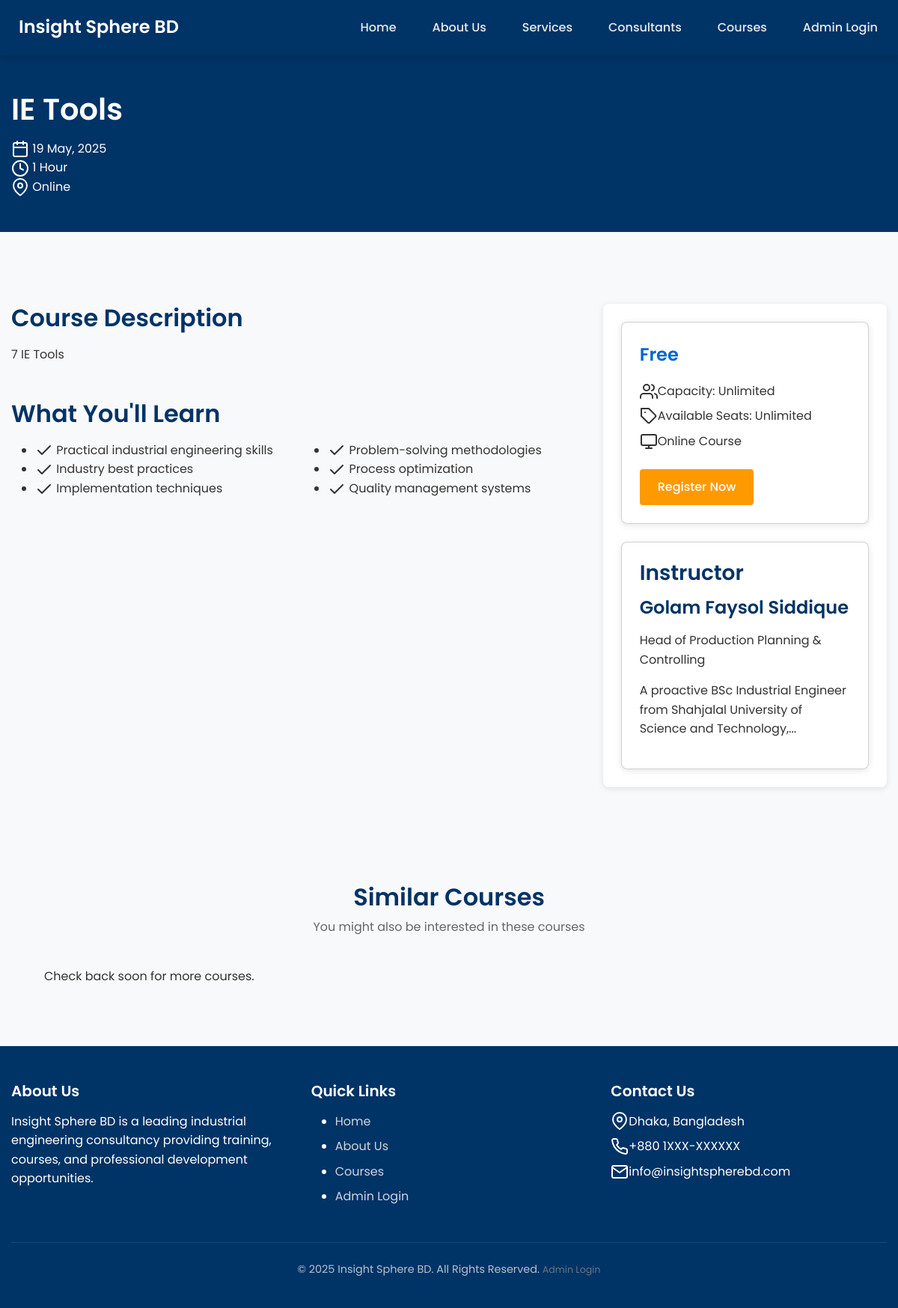
The page /course/1 on the database its author committed.
### models.py (models this page shows, shortened)
class Course(db.Model):
    id = db.Column(db.Integer, primary_key=True)
    title = db.Column(db.String(100), nullable=False)
    description = db.Column(db.Text)
    date = db.Column(db.DateTime)
    duration = db.Column(db.String(50))  # e.g., "3 days", "2 weeks"
    fee = db.Column(db.Float, default=0.0)
    capacity = db.Column(db.Integer)
    location = db.Column(db.String(100))
    is_online = db.Column(db.Boolean, default=True)
    session_link = db.Column(db.String(255))  # Zoom, Google Meet, etc.
    is_published = db.Column(db.Boolean, default=False)
    created_at = db.Column(db.DateTime, default=datetime.utcnow)
    registration_open = db.Column(db.Boolean, default=True)
    payment_methods = db.Column(db.String(255), default='stripe,sslcommerz,manual')  # Comma-separated list of payment methods
    allow_bkash = db.Column(db.Boolean, default=True)  # via SSLCommerz
    allow_nagad = db.Column(db.Boolean, default=True)  # via SSLCommerz
    allow_rocket = db.Column(db.Boolean, default=True)  # via SSLCommerz
    allow_cards = db.Column(db.Boolean, default=True)  # via Stripe or SSLCommerz
    creator_id = db.Column(db.Integer, db.ForeignKey('user.id'))
    creator = db.relationship('User', foreign_keys=[creator_id])
    videos = db.relationship('CourseVideo', backref='course', lazy=True)
    materials = db.relationship('CourseMaterial', backref='course', lazy=True)
    def available_seats(self):
        return self.capacity - self.participants.count() if self.capacity else "Unlimited"

class User(UserMixin, db.Model):
    id = db.Column(db.Integer, primary_key=True)
    username = db.Column(db.String(64), unique=True, nullable=False)
    email = db.Column(db.String(120), unique=True, nullable=False)
    password_hash = db.Column(db.String(256))
    full_name = db.Column(db.String(100))
    phone = db.Column(db.String(20))
    role = db.Column(db.String(20), default='user')  # user, admin, super_admin, consultant
    created_at = db.Column(db.DateTime, default=datetime.utcnow)
    courses = db.relationship('Course', secondary=registrations,
                             backref=db.backref('participants', lazy='dynamic'))
    payments = db.relationship('Payment', backref='user', lazy=True)
    certificates = db.relationship('Certificate', backref='user', lazy=True)
    is_consultant = db.Column(db.Boolean, default=False)
    bio = db.Column(db.Text)
    position = db.Column(db.String(100))
    photo_url = db.Column(db.String(255))
    photo_filename = db.Column(db.String(255), nullable=True)
    cv_filename = db.Column(db.String(255), nullable=True)

### routes/public.py (the view)
@public_bp.route('/course/<int:course_id>')
def course_detail(course_id):
    course = Course.query.get_or_404(course_id)
    if not course.is_published:
        abort(404)
    is_registered = False
    if current_user.is_authenticated:
        is_registered = course.is_registered(current_user)
    return render_template('course_detail.html',
                         title=course.title,
                         course=course,
                         is_registered=is_registered)

### app.py (called while the page is built)
@app.context_processor
def inject_config():
    from datetime import datetime
    return {'config': app.config, 'now': datetime.utcnow()}

### templates/course_detail.html (shortened to what this page needs)
{% extends "layout.html" %}
{% block content %}
<section class="course-header">
    <div class="container">
        <h1>{{ course.title }}</h1>
        <div class="course-meta-header">
            <div><i data-feather="calendar"></i>
                {% if course.date %}
                    {{ course.date.strftime('%d %B, %Y') }}
                {% else %}
                    Flexible Schedule
                {% endif %}
            </div>
            <div><i data-feather="clock"></i> {{ course.duration }}</div>
            <div><i data-feather="map-pin"></i>
                {% if course.is_online %}
                    Online
                {% else %}
                    {{ course.location }}
                {% endif %}
            </div>
        </div>
    </div>
</section>
<section class="section">
    <div class="container">
        <div class="course-details">
            <div class="course-content">
                <h2>Course Description</h2>
                <div class="course-description">
                    {{ course.description|safe }}
                </div>
                <div class="mt-5">
                    <h2>What You'll Learn</h2>
                    <div class="mt-3">
                        <div class="row">
                            <div class="col-md-6">
                                <ul class="course-outcomes">
                                    <li><i data-feather="check"></i> Practical industrial engineering skills</li>
                                    <li><i data-feather="check"></i> Industry best practices</li>
                                    <li><i data-feather="check"></i> Implementation techniques</li>
                                </ul>
                            </div>
                            <div class="col-md-6">
                                <ul class="course-outcomes">
                                    <li><i data-feather="check"></i> Problem-solving methodologies</li>
                                    <li><i data-feather="check"></i> Process optimization</li>
                                    <li><i data-feather="check"></i> Quality management systems</li>
                                </ul>
                            </div>
                        </div>
                    </div>
                </div>
            </div>
            <div class="course-sidebar">
                <div class="card">
                    <div class="card-content">
                        <div class="price">
                            {% if course.fee > 0 %}
                                {{ course.fee }} BDT
                            {% else %}
                                Free
                            {% endif %}
                        </div>
                        <div class="course-meta">
                            <div>
                                <i data-feather="users"></i>
                                <span>Capacity: {{ course.capacity if course.capacity else 'Unlimited' }}</span>
                            </div>
                            <div>
                                <i data-feather="tag"></i>
                                <span>Available Seats: {{ course.available_seats() }}</span>
                            </div>
                            {% if course.is_online %}
                                <div>
                                    <i data-feather="monitor"></i>
                                    <span>Online Course</span>
                                </div>
                            {% endif %}
                        </div>
                        <div class="mt-4">
                            {% if course.registration_open %}
                                {% if is_registered %}
                                    <div class="alert alert-success">
                                        <i data-feather="check-circle"></i> You are registered for this course
                                    </div>
                                    <a href="{{ url_for('user.course_access', course_id=course.id) }}" class="btn btn-primary btn-block">
                                        Access Course
                                    </a>
                                {% else %}
                                    <a href="{{ url_for('public.register_course', course_id=course.id) }}" class="btn btn-primary btn-block">
                                        Register Now
                                    </a>
                                {% endif %}
                            {% else %}
                                <div class="alert alert-warning">
                                    <i data-feather="alert-circle"></i> Registration is currently closed
                                </div>
                            {% endif %}
                        </div>
                    </div>
                </div>
                {% if course.creator and course.creator.is_consultant %}
                    <div class="card mt-4">
                        <div class="card-content">
                            <h3>Instructor</h3>
                            <div class="instructor">
                                <h4>{{ course.creator.full_name }}</h4>
                                <p>{{ course.creator.position }}</p>
                                <div class="instructor-bio">
                                    {{ course.creator.bio|truncate(100)|safe }}
                                </div>
                            </div>
                        </div>
                    </div>
                {% endif %}
            </div>
        </div>
    </div>
</section>
<section class="section bg-light">
    <div class="container">
        <div class="section-title">
            <h2>Similar Courses</h2>
            <p>You might also be interested in these courses</p>
        </div>
        <div class="course-grid">
            {% set related_courses = courses|default([]) %}
            {% if related_courses|length > 0 %}
                {% for related_course in related_courses %}
                    {% if related_course.id != course.id and loop.index <= 3 %}
                        <div class="card">
                            <div class="card-content">
                                <h3 class="card-title">{{ related_course.title }}</h3>
                                <div class="card-meta">
                                    <div>
                                        <i data-feather="calendar"></i>
                                        {% if related_course.date %}
                                            {{ related_course.date.strftime('%d %b, %Y') }}
                                        {% else %}
                                            Flexible
                                        {% endif %}
                                    </div>
                                    <div>
                                        <i data-feather="tag"></i>
                                        {% if related_course.fee > 0 %}
                                            {{ related_course.fee }} BDT
                                        {% else %}
                                            Free
                                        {% endif %}
                                    </div>
                                </div>
                                <p class="card-text">{{ related_course.description|truncate(100) }}</p>
                                <a href="{{ url_for('public.course_detail', course_id=related_course.id) }}" class="btn btn-primary">Learn More</a>
                            </div>
                        </div>
                    {% endif %}
                {% endfor %}
            {% else %}
                <div class="col-12 text-center">
                    <p>Check back soon for more courses.</p>
                </div>
            {% endif %}
        </div>
    </div>
</section>
{% endblock %}

### static/css/main.css (style rules this page uses)
:root { --primary-color: #0066cc; --secondary-color: #003366; --accent-color: #ff9900; --text-color: #333333; --light-color: #f8f9fa; --light-gray: #f0f0f0; --medium-gray: #dddddd; --dark-gray: #666666; --font-family: 'Poppins', 'Roboto', sans-serif; }
body { font-family: var(--font-family); color: var(--text-color); line-height: 1.6; margin: 0; padding: 0; background-color: var(--light-color); }
a { color: var(--primary-color); text-decoration: none; }
h1, h2, h3, h4, h5, h6 { font-weight: 600; margin-top: 0; margin-bottom: 1rem; color: var(--secondary-color); }
.container { max-width: 1200px; margin: 0 auto; padding: 0 15px; }
.btn { display: inline-block; font-weight: 500; padding: 0.75rem 1.5rem; border-radius: 4px; border: none; cursor: pointer; transition: all 0.2s ease; text-align: center; }
.btn-primary { background-color: var(--accent-color); color: white; }
.section { padding: 4rem 0; }
.section-title { text-align: center; margin-bottom: 2.5rem; }
.section-title h2 { font-size: 2rem; margin-bottom: 0.5rem; }
.section-title p { color: var(--dark-gray); max-width: 600px; margin: 0 auto; }
.card { background-color: white; border-radius: 8px; box-shadow: 0 2px 8px rgba(0, 0, 0, 0.1); overflow: hidden; transition: transform 0.3s ease, box-shadow 0.3s ease; }
.card-content { padding: 1.5rem; }
.course-grid { display: grid; grid-template-columns: repeat(auto-fill, minmax(300px, 1fr)); gap: 2rem; }
.course-header { background-color: var(--secondary-color); color: white; padding: 3rem 0; margin-bottom: 2rem; }
.course-header h1 { color: white; margin-bottom: 1rem; }
.course-details { display: grid; grid-template-columns: 2fr 1fr; gap: 2rem; }
.course-sidebar { background-color: white; border-radius: 8px; box-shadow: 0 2px 8px rgba(0, 0, 0, 0.1); padding: 1.5rem; }
.course-sidebar .price { font-size: 1.5rem; font-weight: 600; margin-bottom: 1rem; color: var(--primary-color); }
.course-meta { margin-bottom: 1.5rem; }
.course-meta div { display: flex; align-items: center; margin-bottom: 0.5rem; }

### rows shown on the page
Course: title "IE Tools", date "19 May, 2025", duration "1 Hour", description "7 IE Tools", capacity "Unlimited", available_seats "Unlimited"
User: creator.full_name "Golam Faysol Siddique", creator.position "Head of Production Planning & Controlling", creator.bio "A proactive BSc Industrial Engineer from Shahjalal University of Science and Technology,..."
